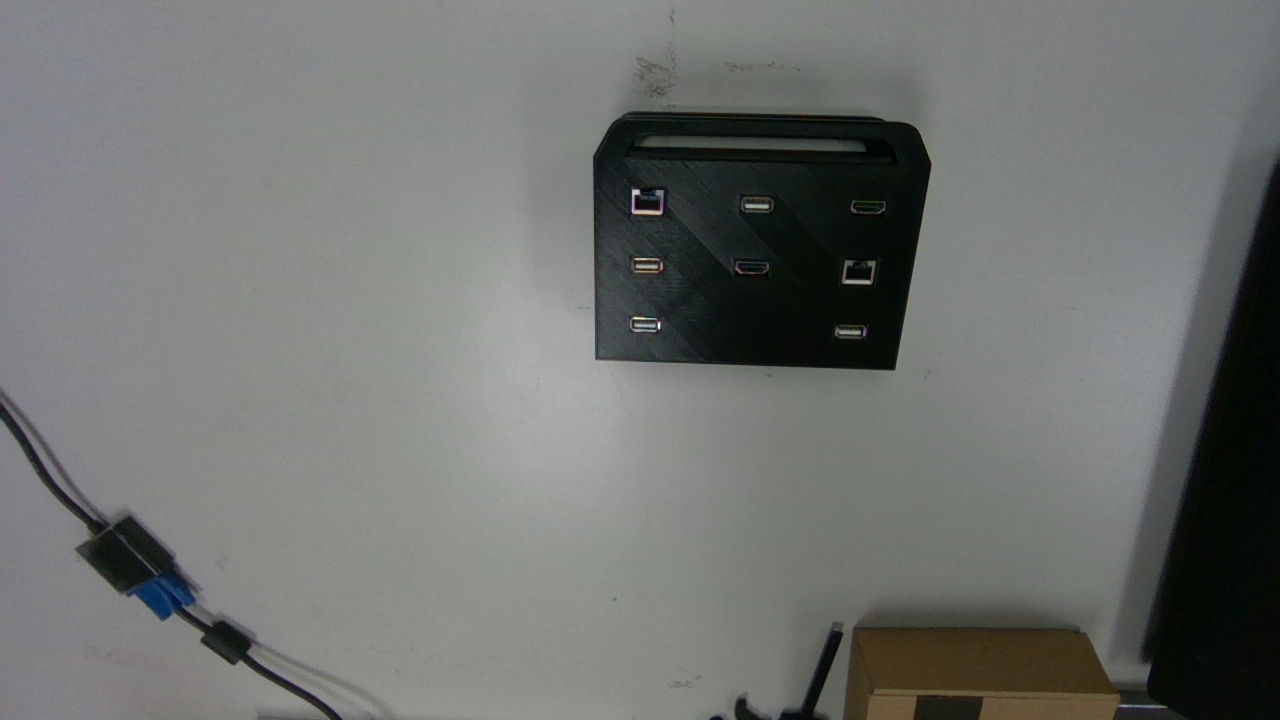
#> input picture ros2_ws/src/port_pose_estimator/test_data/plat_color.png, 1280 x 720 px; its folder holds 3 pictures in this run
$ python test_mono.py
#> lines starting #> are read from the running program, lines starting #| are printed output that depends on the picture
"""Run the monocular pipeline on a captured frame and check it against the truth.

The frame is a real one off the D405, and the labelling below is the physical
platform, read off the hardware -- not off an earlier run of this code. An
earlier version matched all eight ports and got the two outer columns swapped,
which every geometric score in the pipeline called a perfect fit, so a test that
compares the code against itself would have passed it.

    python3 tools/test_mono.py [frame.png] [K.npy] [depth.npy]
"""
import json
import os
import sys

import cv2
import numpy as np

sys.path.insert(0, os.path.join(os.path.dirname(__file__), '..'))
from py_gripper import mono_pose_lib as mpl

HERE = os.path.dirname(os.path.abspath(__file__))
DATA = os.path.join(HERE, '..', 'test_data')
REF = json.load(open(os.path.join(HERE, '..', 'config',
                                  'opening_reference.json')))['server1']
#> (reads ros2_ws/src/port_pose_estimator/config/opening_reference.json from the repository)

# port name -> where it sits on the real panel, as seen in the reference frame
TRUTH = {
    (646.8, 202.7): 'rj451', (755.8, 204.5): 'usb3',  (867.6, 206.7): 'hdmi2',
    (646.5, 265.0): 'usb2',  (742.7, 265.4): 'hdmi1', (858.4, 272.8): 'rj452',
    (644.6, 324.2): 'usb1',  (850.2, 331.3): 'usb4',
}


# [5 lines left out: function truth_for, not called in this run]


def main():
    img_path = sys.argv[1] if len(sys.argv) > 1 else os.path.join(DATA, 'plat_color.png')
    k_path = sys.argv[2] if len(sys.argv) > 2 else os.path.join(DATA, 'plat_K.npy')
    d_path = sys.argv[3] if len(sys.argv) > 3 else os.path.join(DATA, 'plat_depth.npy')
    bgr = cv2.imread(img_path)
#> bgr is the input picture: shape (720, 1280, 3); mean B, G, R 112.3, 114.2, 112.2
    if bgr is None:
        print(f'cannot read {img_path}')
        return 1
    K = np.load(k_path)
#> (reads ros2_ws/src/port_pose_estimator/test_data/plat_K.npy from the repository)
    grey = cv2.cvtColor(bgr, cv2.COLOR_BGR2GRAY)
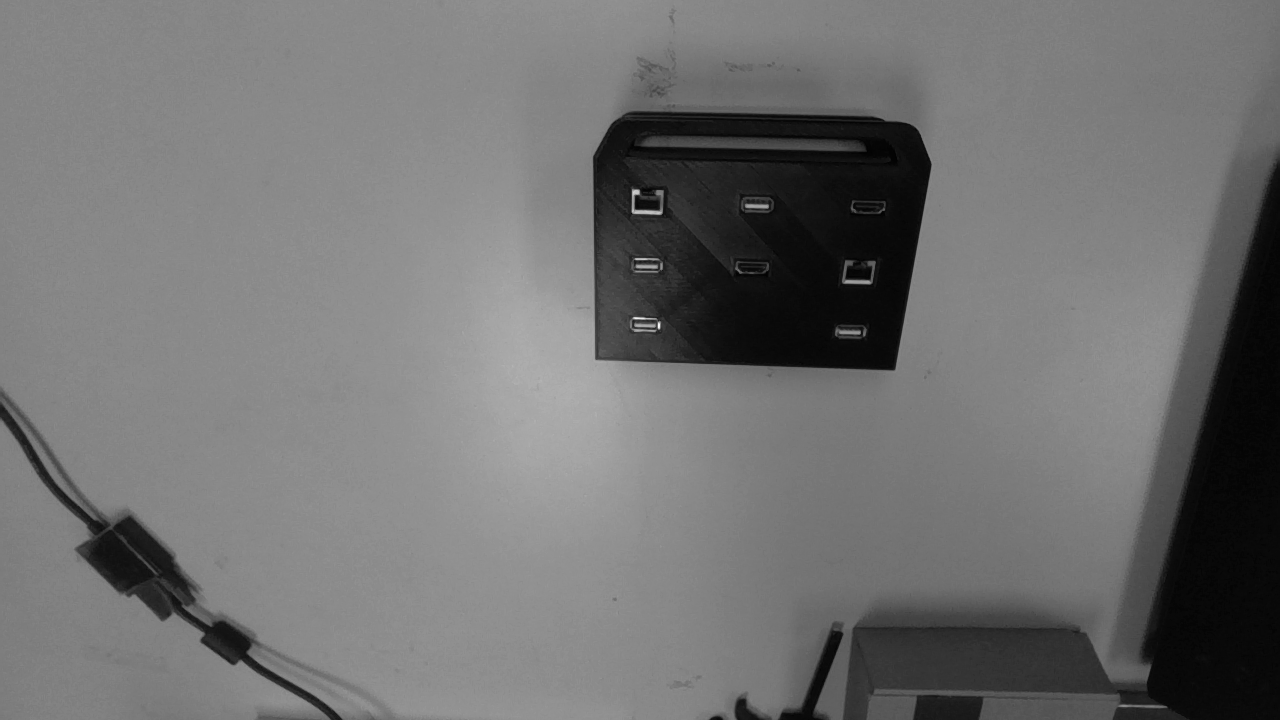
#> grey: shape (720, 1280); min 1, max 250, mean 113.3
    ports = REF['ports']

    mask, outline = mpl.platform_mask(grey)
    assert mask is not None, 'platform not found'
    px = mpl.silhouette_scale(outline, REF['work_size_m'])
    print(f'[1] platform found, silhouette scale {px:.0f} px/m')

    cands, m = mpl.find_ports(grey, mask, px, ports, K=K)
    print(f'[2] {len(cands)} port candidates')
    assert m is not None, 'no correspondence'
    print(f'[3] matched {m["n_matched"]}/{m["n_cad"]}, '
          f'scale {m["scale_px_per_m"]:.0f} px/m')

    img = np.array([cands[di]['centre'] for _, di in m['pairs']])
    sol = mpl.solve_pose(m['pairs'], ports, img, K)
    assert sol is not None, 'PnP found no camera-facing solution'
    rvec, tvec, err = sol
    print(f'[4] coarse pose: reproj {err:.2f} px, z {tvec.ravel()[2]*1000:.1f} mm')

    fixed = mpl.refine_centroids(grey, m['pairs'], ports, rvec, tvec, K)
    img2 = np.array([f if f is not None else img[i] for i, f in enumerate(fixed)])
    sol = mpl.solve_pose(m['pairs'], ports, img2, K) or sol
    rvec, tvec, err = sol
    mm_px = tvec.ravel()[2] / K[0, 0] * 1000
    print(f'[5] refined pose: reproj {err:.2f} px ({err*mm_px:.2f} mm), '
          f'z {tvec.ravel()[2]*1000:.1f} mm')

    if os.path.exists(d_path):
        inner = cv2.erode(mask, np.ones((21, 21), np.uint8))
        n = mpl.plane_normal_from_depth(np.load(d_path), K, inner)
        if n is not None:
            print(f'[6] depth cross-check: plane normal {np.round(n, 3)}, '
                  f'{mpl.tilt_degrees(rvec, n):.1f} deg from the pose '
                  f'(a plain least-squares fit over the same mask says 15.1 -- '
                  f'that is the handle, not the pose)')

    print('\n[7] correspondence against the physical panel:')
    bad = 0
    for k, (ci, di) in enumerate(m['pairs']):
        got = ports[ci]['name']
        want = truth_for(img[k])
        ok = want is None or got == want
        bad += not ok
        print(f'    ({img[k][0]:6.1f},{img[k][1]:6.1f})  code says {got:6s} '
              f'truth {str(want):6s}  {"ok" if ok else "WRONG"}')
    print(f'    -> {len(m["pairs"]) - bad}/{len(m["pairs"])} correct')

    vis = mpl.debug_image(bgr, outline, cands, m['pairs'], ports, img2,
                          rvec, tvec, K, target='usb2')
    out = os.path.join(DATA, 'mono_check.png')
    cv2.imwrite(out, vis)
    print(f'    wrote {out}')
    return 1 if bad else 0


# [47 lines left out: function check_second_frame, not called in this run]


if __name__ == '__main__':
    sys.exit(main() or check_second_frame())
#> (the call stopped at in main, `mask, outline = mpl.platform_mask(grey)`: py_gripper is not available in this run)
